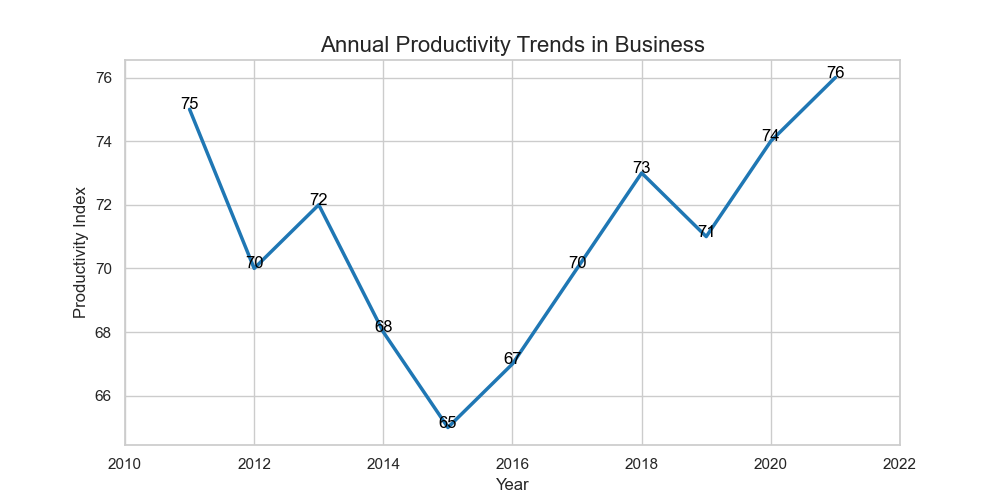

Recreate this plot in Python.

import pandas as pd
import seaborn as sns
import matplotlib.pyplot as plt

data = {
    'Year': [2011, 2012, 2013, 2014, 2015, 2016, 2017, 2018, 2019, 2020, 2021],
    'Productivity Index': [75, 70, 72, 68, 65, 67, 70, 73, 71, 74, 76]
}

df = pd.DataFrame(data)

f, ax = plt.subplots(figsize=(10, 5))

sns.lineplot(data=df, x='Year', y='Productivity Index', color='#1f77b4', linewidth=2.5)

ax.set(xlim=(2010, 2022), xlabel='Year', ylabel='Productivity Index')
ax.set_title('Annual Productivity Trends in Business', fontsize=16)

for x, y in zip(df['Year'], df['Productivity Index']):
    ax.text(x, y, f'{y}', color='black', ha="center")

plt.show()
